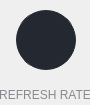
               <widget class="QFrame" name="frm_8_rfrsh_rate_outr">
                <property name="sizePolicy">
                 <sizepolicy hsizetype="Fixed" vsizetype="Fixed">
                  <horstretch>0</horstretch>
                  <verstretch>0</verstretch>
                 </sizepolicy>
                </property>
                <property name="minimumSize">
                 <size>
                  <width>90</width>
                  <height>105</height>
                 </size>
                </property>
                <property name="maximumSize">
                 <size>
                  <width>90</width>
                  <height>105</height>
                 </size>
                </property>
                <property name="frameShape">
                 <enum>QFrame::Box</enum>
                </property>
                <property name="frameShadow">
                 <enum>QFrame::Plain</enum>
                </property>
                <property name="lineWidth">
                 <number>0</number>
                </property>
                <layout class="QVBoxLayout" name="verticalLayout_7">
                 <property name="spacing">
                  <number>0</number>
                 </property>
                 <property name="leftMargin">
                  <number>0</number>
                 </property>
                 <property name="topMargin">
                  <number>10</number>
                 </property>
                 <property name="rightMargin">
                  <number>0</number>
                 </property>
                 <property name="bottomMargin">
                  <number>0</number>
                 </property>
                 <item>
                  <widget class="QFrame" name="frm_8_rfrsh_rate_innr">
                   <property name="sizePolicy">
                    <sizepolicy hsizetype="Fixed" vsizetype="Fixed">
                     <horstretch>0</horstretch>
                     <verstretch>0</verstretch>
                    </sizepolicy>
                   </property>
                   <property name="minimumSize">
                    <size>
                     <width>90</width>
                     <height>95</height>
                    </size>
                   </property>
                   <property name="maximumSize">
                    <size>
                     <width>90</width>
                     <height>95</height>
                    </size>
                   </property>
                   <property name="frameShape">
                    <enum>QFrame::NoFrame</enum>
                   </property>
                   <property name="frameShadow">
                    <enum>QFrame::Plain</enum>
                   </property>
                   <property name="lineWidth">
                    <number>0</number>
                   </property>
                   <layout class="QGridLayout" name="gridLayout_24">
                    <property name="leftMargin">
                     <number>0</number>
                    </property>
                    <property name="topMargin">
                     <number>0</number>
                    </property>
                    <property name="rightMargin">
                     <number>0</number>
                    </property>
                    <property name="bottomMargin">
                     <number>0</number>
                    </property>
                    <property name="horizontalSpacing">
                     <number>0</number>
                    </property>
                    <property name="verticalSpacing">
                     <number>15</number>
                    </property>
                    <item row="0" column="0">
                     <spacer name="horizontalSpacer_43">
                      <property name="orientation">
                       <enum>Qt::Horizontal</enum>
                      </property>
                      <property name="sizeHint" stdset="0">
                       <size>
                        <width>0</width>
                        <height>20</height>
                       </size>
                      </property>
                     </spacer>
                    </item>
                    <item row="0" column="1">
                     <widget class="QLabel" name="lbl_rfrsh_rate_img">
                      <property name="minimumSize">
                       <size>
                        <width>60</width>
                        <height>60</height>
                       </size>
                      </property>
                      <property name="maximumSize">
                       <size>
                        <width>60</width>
                        <height>60</height>
                       </size>
                      </property>
                      <property name="styleSheet">
                       <string notr="true">QLabel {
	background-image: url(:/images/icons/home/icon_refresh_rate.png);
	background-position: center center;
    background-repeat: no-repeat;
	background-color: #242830;
	border-color: #232c33;
	border-style: solid;
	border-width: 1px;
	border-radius: 30px;
}
QLabel:hover {
	background-color: #00e39b;
	border-color: #00e39b;
}</string>
                      </property>
                      <property name="text">
                       <string notr="true"/>
                      </property>
                     </widget>
                    </item>
                    <item row="0" column="2">
                     <spacer name="horizontalSpacer_44">
                      <property name="orientation">
                       <enum>Qt::Horizontal</enum>
                      </property>
                      <property name="sizeHint" stdset="0">
                       <size>
                        <width>0</width>
                        <height>20</height>
                       </size>
                      </property>
                     </spacer>
                    </item>
                    <item row="1" column="0" colspan="3">
                     <widget class="QLabel" name="lbl_rfrsh_rate_txt">
                      <property name="minimumSize">
                       <size>
                        <width>0</width>
                        <height>20</height>
                       </size>
                      </property>
                      <property name="maximumSize">
                       <size>
                        <width>16777215</width>
                        <height>20</height>
                       </size>
                      </property>
                      <property name="font">
                       <font>
                        <family>Tahoma</family>
                        <pointsize>9</pointsize>
                        <stylestrategy>PreferAntialias</stylestrategy>
                       </font>
                      </property>
                      <property name="styleSheet">
                       <string notr="true">color: #888a8f;</string>
                      </property>
                      <property name="text">
                       <string>REFRESH RATE</string>
                      </property>
                      <property name="alignment">
                       <set>Qt::AlignCenter</set>
                      </property>
                     </widget>
                    </item>
                   </layout>
                  </widget>
                 </item>
                </layout>
               </widget>
